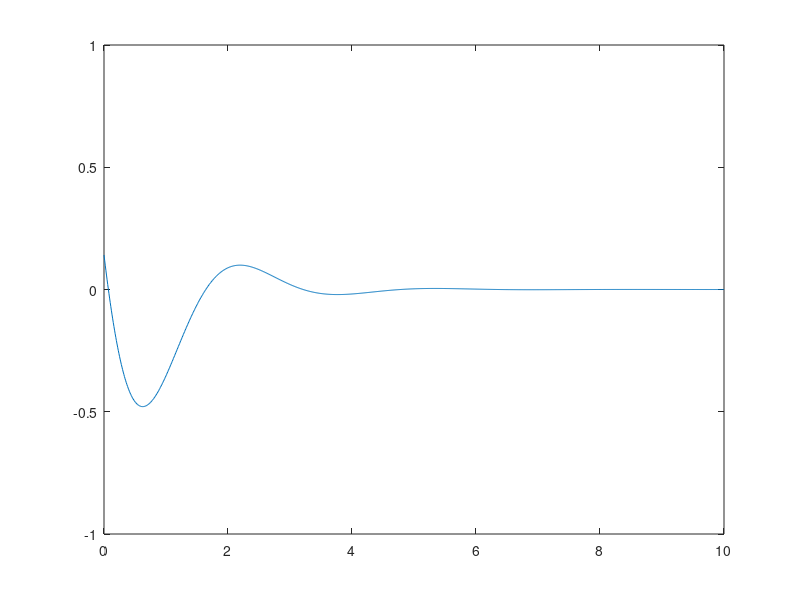

Write MATLAB code to recreate this figure.
% A MATLAB program that displays the sine graph.
  
x = [0 : 0.01: 10];
y = exp(-x).* sin(2*x + 3);
plot(x, y), axis([0 10 -1 1])
